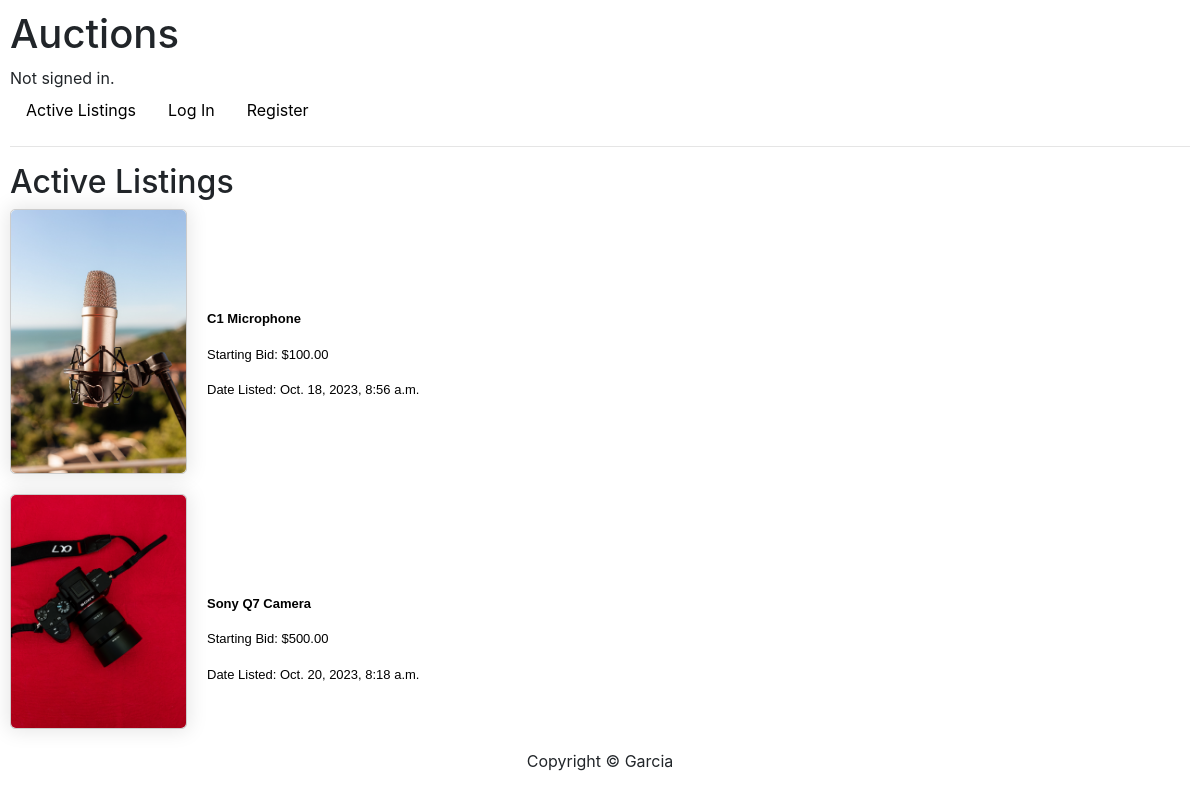
The page / on the database its author committed.
### auctions/models.py (models this page shows, shortened)
class Listings(models.Model):
    title = models.CharField(max_length=64)
    description = models.TextField(max_length=500)
    starting_bid = models.DecimalField(max_digits=10, decimal_places=2)
    date = models.DateTimeField()
    user = models.ForeignKey(User,on_delete=models.CASCADE)
    image_urls = models.URLField(max_length=500, blank=True, default="")
    category = models.ManyToManyField(Category)
    images = models.ImageField(upload_to='listings/images/', blank=True, null=True)
    closed = models.BooleanField(default=False)

### auctions/views.py (the view)
# urls.py: path("", views.index, name="index"),
def index(request):
    listings = Listings.objects.all()
    context = {
        "listings": listings
    }
    return render(request, "auctions/index.html", context)

### auctions/templates/auctions/index.html
{% extends "auctions/layout.html" %}
{% block body %}
<div class="body">
    <h2>Active Listings</h2>
    <div class="listings-container">
        {% for listing in listings %}
            <a href="{% url 'listing_page' listing.id %}">
                <div class="listing">
                    <div class="image">
                        {% if listing.images %}
                            <img src="{{ listing.images.url }}" alt="{{ listing.title }}" style="border-radius: 5px;">
                        {% else %}
                            <p>No image available</p>
                        {% endif %}
                    </div>
                    <div class="text">
                        <p class="title"><strong>{{ listing.title }}</strong></p>
                        <p class="starting_bid"><span>Starting Bid: ${{ listing.starting_bid }}</span></p>
                        <p>Date Listed: {{ listing.date }}</p>
                    </div>
                </div>
            </a>
        {% endfor %}
    </div>
</div>
{% endblock %}

### auctions/static/auctions/styles.css (style rules this page uses)
body { padding: 10px; }
.listing { display: flex; }
.image { width: 15%; margin-bottom: 20px; border: 1px solid #ccc; box-shadow: 0 0 20px 2px rgba(0, 0, 0, .1); border-radius: 5px; background-color: whitesmoke; margin-right: 20px; }
.image img { width: 100%; height: 100%; }
.text { font-size: 13px; font-family: sans-serif; margin-top: 100px; }
a, a:hover { text-decoration: none; color: #000; }

### rows shown on the page
Listings: images (picture), title "C1 Microphone", starting_bid "100.00", date "Oct. 18, 2023, 8:56 a.m."
Listings: images (picture), title "Sony Q7 Camera", starting_bid "500.00", date "Oct. 20, 2023, 8:18 a.m."
